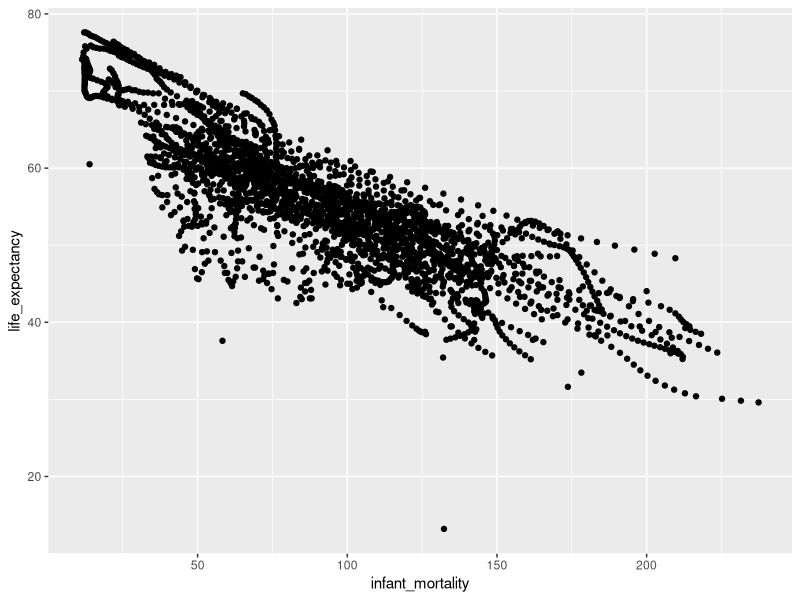
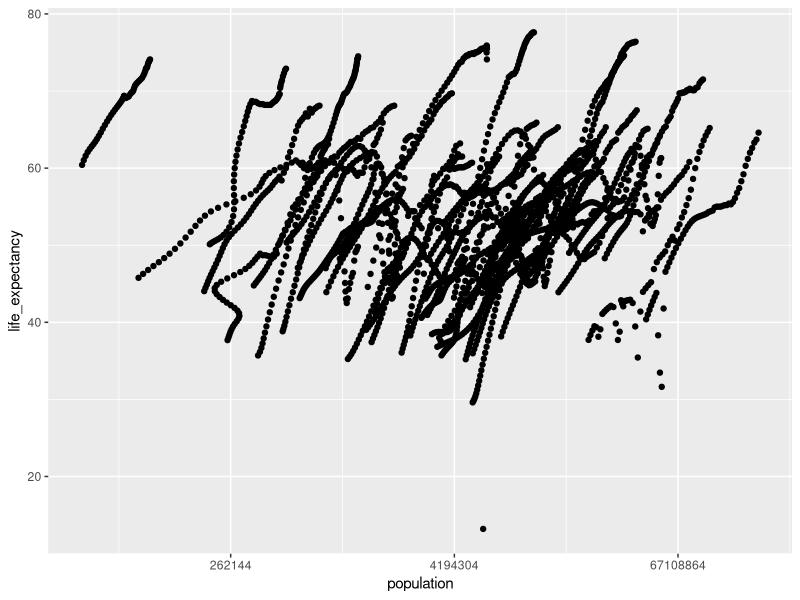
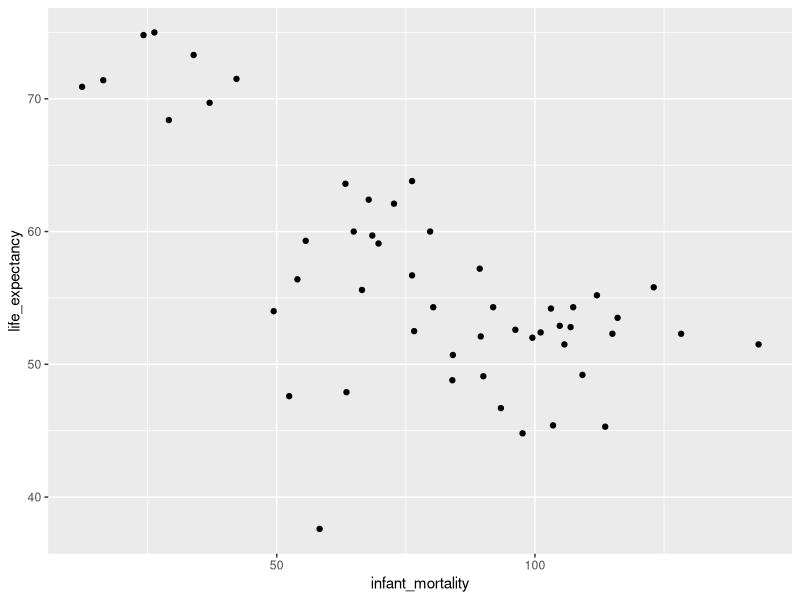
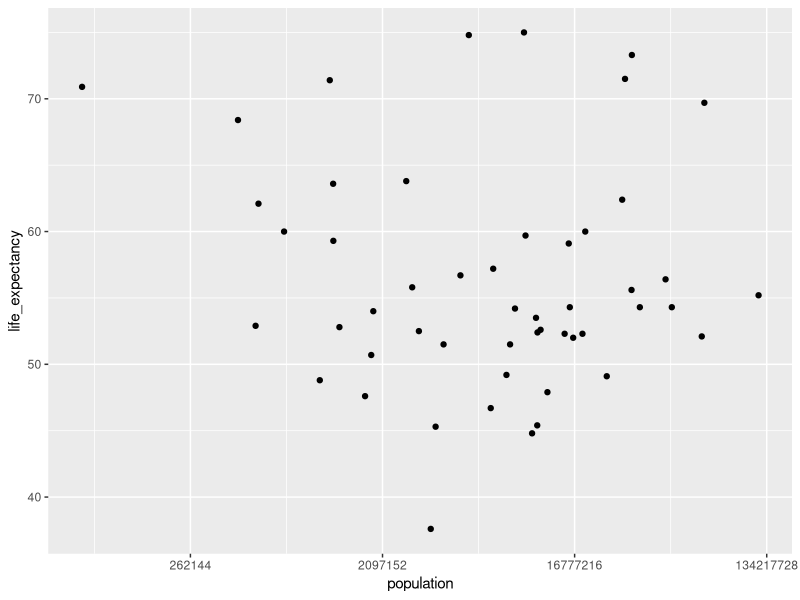
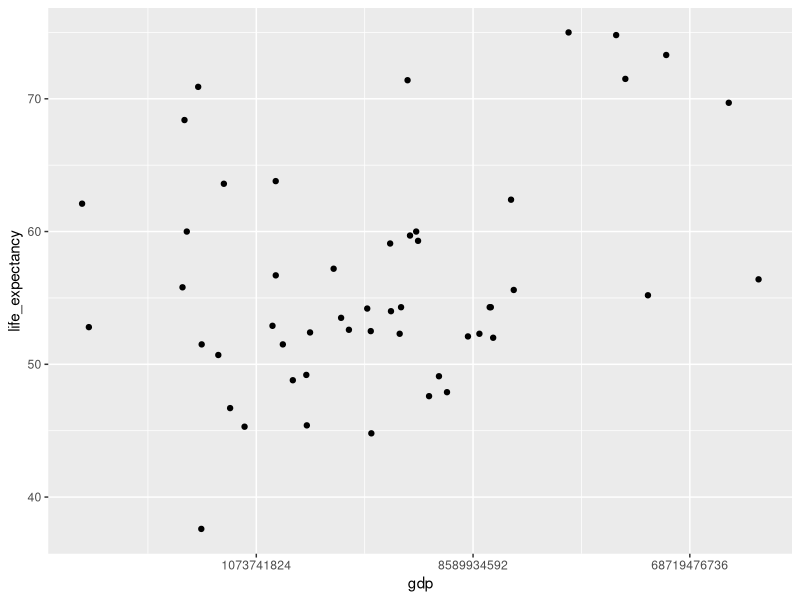
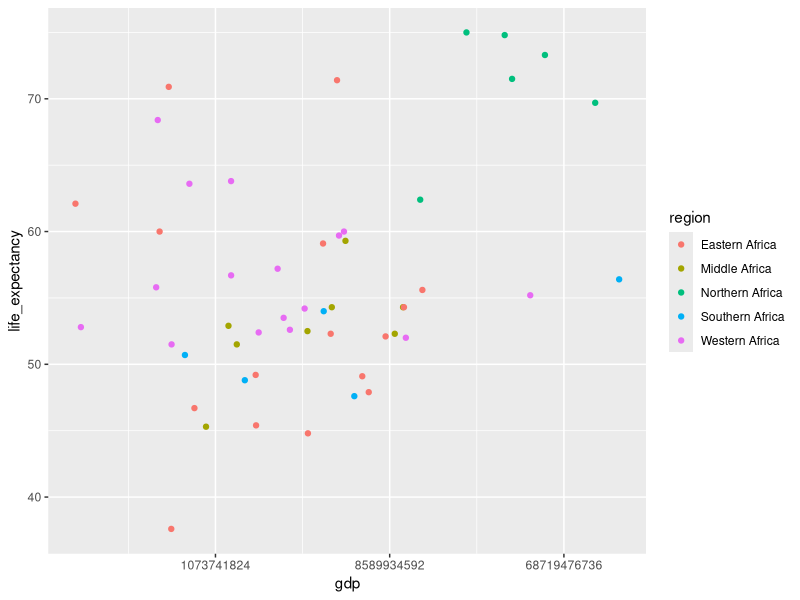
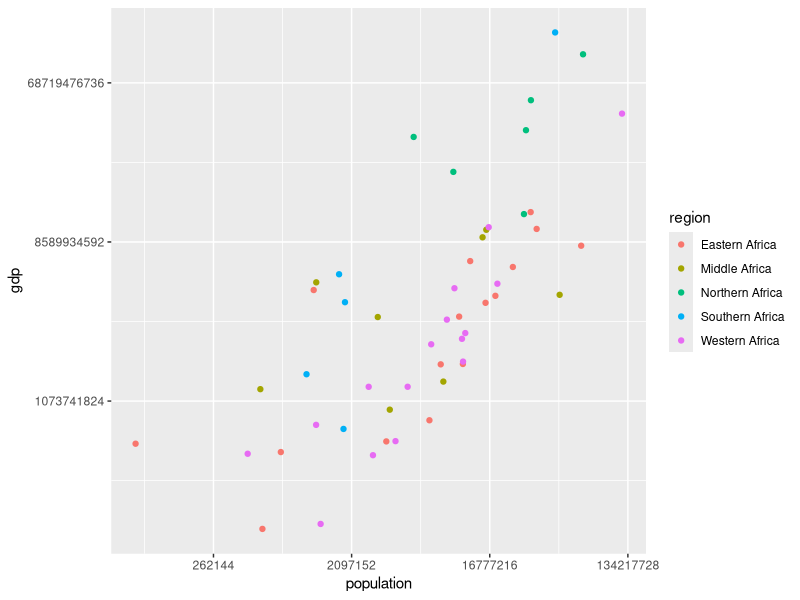
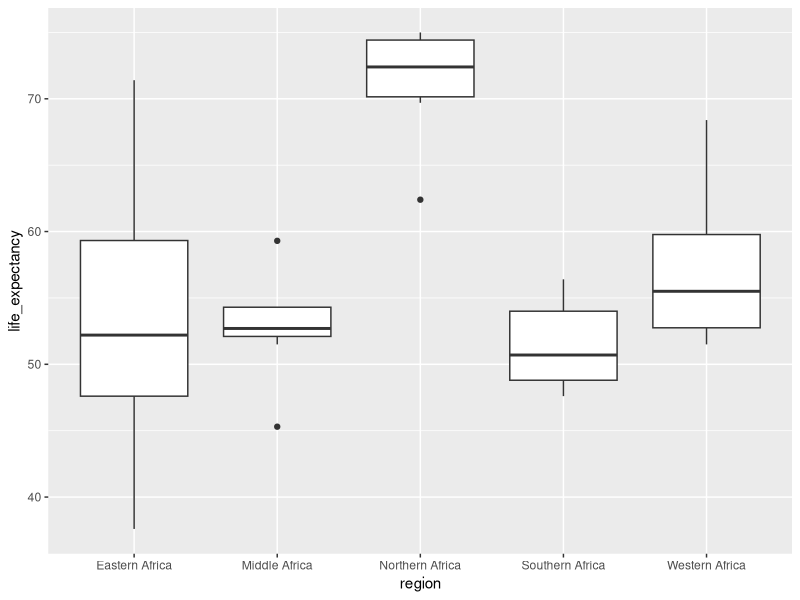

Write the R code that produced these figures, in order.
## ---- chunk 1
library(dslabs) #contains gapminder
library(tidyverse)
library(broom)
## ---- chunk 2
#Explore gapminder
##################

help(gapminder) #pull up the help page for gapminder
str(gapminder) #overview of data structure
summary(gapminder) #summary of data
class(gapminder) #type of object = data.frame
## ---- chunk 3
#Create subset "africadata" for African countries: check structure and summary
africadata <- gapminder %>%
  filter(continent == "Africa")
str(africadata) 
summary(africadata) 
## ---- chunk 4
#Create 2 new subsets
#Containing only infant_mortality and life_expectancy
infant_mor <- africadata %>%
  select(c(infant_mortality, life_expectancy))

#Containing only population and life_expectancy
pop <- africadata %>%
  select(c(population, life_expectancy))
## ---- chunk 5
#check structure and summary of 2 new subsets
str(infant_mor)
summary(infant_mor)

str(pop)
summary(pop)
## ---- chunk 6
#Plot life expectancy as a function of infant mortality and as a function of population size. 
#Make two separate plots. 
#Plot the data as points. 
#For the plot with population size on the x-axis, set the x-axis to a log scale.

ggplot(infant_mor, aes(x= infant_mortality, y = life_expectancy)) +
  geom_point() #negative correlation

ggplot(pop, aes(x= population, y=life_expectancy)) + 
  geom_point() + 
  scale_x_continuous(trans='log2') #positive correlation and streaks of data
## ---- chunk 7
#Which years having missing infant_mortality data?
missing <- africadata %>% 
  select(infant_mortality, year) %>%
  group_by(year) %>%
  summarize(count = sum(is.na(infant_mortality)))

view(missing) #1960-1981 and 2016 have missing infant mortality data
## ---- chunk 8
#Subset africadata by year = 2000
year2000 <- africadata %>%
  filter(year == 2000)

str(year2000) #51 obs, 9 variables
summary(year2000)
## ---- chunk 9
#Same plots as before for year2000
ggplot(year2000, aes(x= infant_mortality, y = life_expectancy)) +
  geom_point() #still negative correlation

ggplot(year2000, aes(x= population, y=life_expectancy)) + 
  geom_point() + 
  scale_x_continuous(trans='log2') #no noticable correlation
## ---- chunk 10
#For 2000 subset, fit two linear models
fit1 = lm(life_expectancy~infant_mortality, data = year2000) #y~x (predictor = infant_mortality)
fit2 = lm(life_expectancy~population, data = year2000) #y~x (predictor = population)

summary(fit1) #Life expectancy decreases by -0.19 years per additional 1 infant death per 1000 persons. This relationship is statistically significant (p-value = 2.83E-8).

summary(fit2) #Life expenctancy increase by 2.76E-8 years per additional 1 person in the population. However, this relationship is not statistically significant (p-value = 0.616).
## ---- chunk 11
#Additional analyses by Minaz Mawani - checking the relationship between life expectancy and other variables in the dataset
ggplot(year2000, aes(x= gdp, y = life_expectancy)) +
  geom_point() +
 scale_x_continuous(trans='log2')

## ---- chunk 12

#checking relationship between GDP and life expectancy, region wise, shows somewhat linear pattern
ggplot(year2000, aes(x= gdp, y = life_expectancy, color = region)) +
  geom_point() +
  scale_x_continuous(trans='log2')



## ---- chunk 13
#checking relationship between gdp and population - nice linear relationship showing positive correlation between size of population and GDP
ggplot(year2000, aes(x= population, y = gdp, color = region)) +
  geom_point() +
  scale_y_continuous(trans='log2') +
  scale_x_continuous(trans= 'log2')

## ---- chunk 14

#checking relationship between region and life expectancy, Northern Africa has the highest compared to Southern Africa having lowest life expectancy

ggplot(year2000, aes(x= region, y = life_expectancy)) +
  geom_boxplot() 
## ---- chunk 15
#region as a factor variable
year2000$region.f <- factor(year2000$region)
is.factor(year2000$region.f)

## ---- chunk 16
#Fitting two more linear models while adjusting for gdp and regio vs. region alone.    
fit3 = lm(life_expectancy~ infant_mortality + gdp + region , data = year2000)

summary(fit3)# a unit increase in infant mortality would lead to a decrease of 0.173 years in life expectancy while adjusting for gdp and region. the model is statistically significant and explains 68% of the variability in the outcome.

fit4 = lm(life_expectancy~ infant_mortality + region , data = year2000)

summary(fit4) #a unit increase in infant mortality would lead to a decrease of 0.174 years in life expectancy while adjusting for region. the model is statistically significant and explains 69% of the variability in the outcome.

## ---- chunk 17
#using broom and tidy function to convert the output in a presentable form
tidy(fit4)
